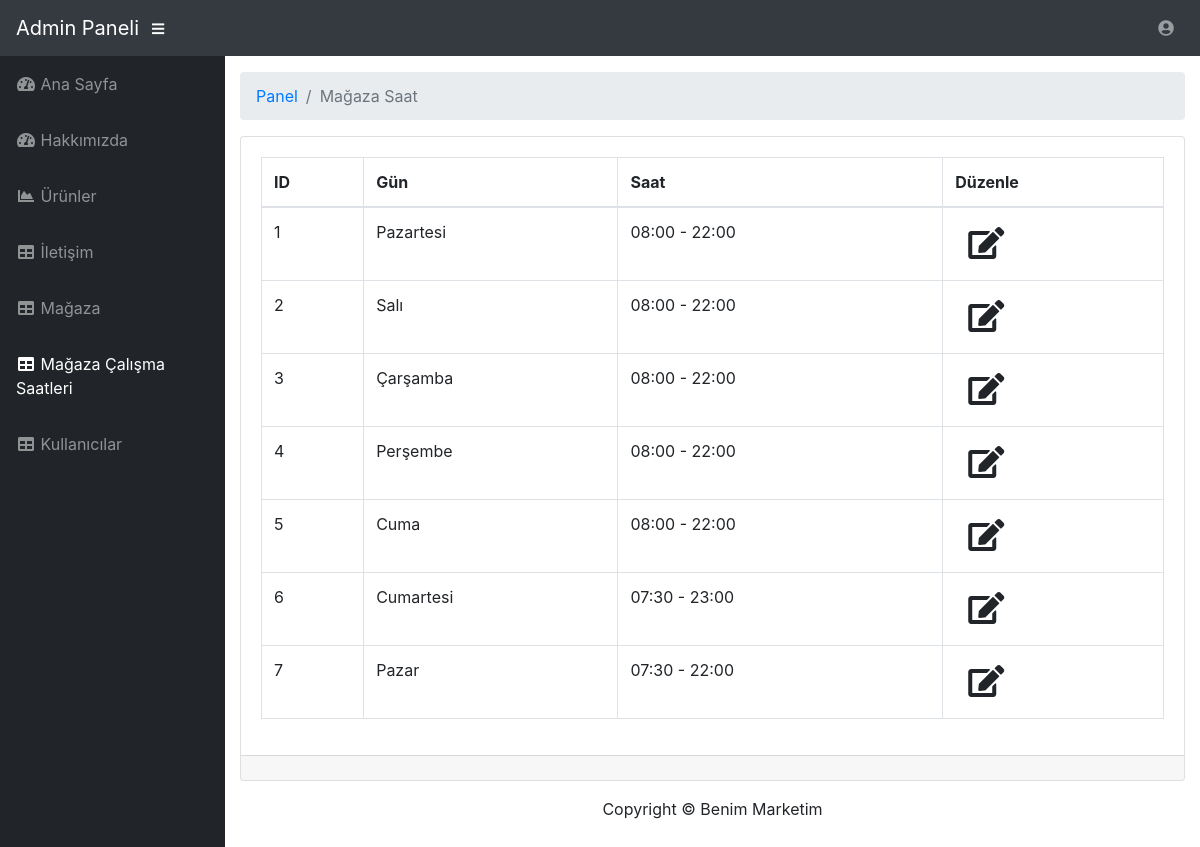
/admin/storeclock.php (signed in), run on the app's committed database.
### tables this page shows
CREATE TABLE `magazasaat` (
  `id` int(11) NOT NULL,
  `gun` char(50) NOT NULL,
  `saat` char(50) NOT NULL
);

### admin/storeclock.php (the view, shortened to what this page needs)
<?php
include('../inc/vt.php');
include('inc/head.php');
include('inc/nav.php');
include('inc/sidebar.php');
$sorgu = $baglanti->prepare("SELECT * FROM magazasaat");
$sorgu->execute();
?>
<div id="content-wrapper">
    <div class="container-fluid">
        <ol class="breadcrumb">
            <li class="breadcrumb-item">
                <a href="#">Panel</a>
            </li>
            <li class="breadcrumb-item active">Mağaza Saat</li>
        </ol>
        <div class="card mb-3">
            <div class="card-body">
                <div class="table-responsive">
                    <table class="table table-bordered"  width="100%" cellspacing="0">
                        <thead>
                        <tr>
                            <th>ID</th>
                            <th>Gün</th>
                            <th>Saat</th>
                            <th>Düzenle</th>
                        </tr>
                        </thead>
                        <tbody>
                        <?php while ($sonuc = $sorgu->fetch()) { ?>
                            <tr>
                                <td><?= $sonuc["id"] ?></td>
                                <td><?= $sonuc["gun"] ?></td>
                                <td><?= $sonuc["saat"] ?></td>
                              <td><a class="btn btn" href="updateStoreClock.php?id=<?= $sonuc["id"] ?>"><span class="fa fa-edit fa-2x"></span></a></td>
                            </tr>
                            <?php
                        }
                        ?>
                        </tbody>
                    </table>
                </div>
            </div>
            <div class="card-footer small text-muted"></div>
        </div>
    </div>
    <?php
    include('inc/footer.php');
    ?>

### data on the page
magazasaat: id "1", gun "Pazartesi", saat "08:00 - 22:00"
magazasaat: id "2", gun "Salı", saat "08:00 - 22:00"
magazasaat: id "3", gun "Çarşamba", saat "08:00 - 22:00"
magazasaat: id "4", gun "Perşembe", saat "08:00 - 22:00"
magazasaat: id "5", gun "Cuma", saat "08:00 - 22:00"
magazasaat: id "6", gun "Cumartesi", saat "07:30 - 23:00"
magazasaat: id "7", gun "Pazar", saat "07:30 - 22:00"
